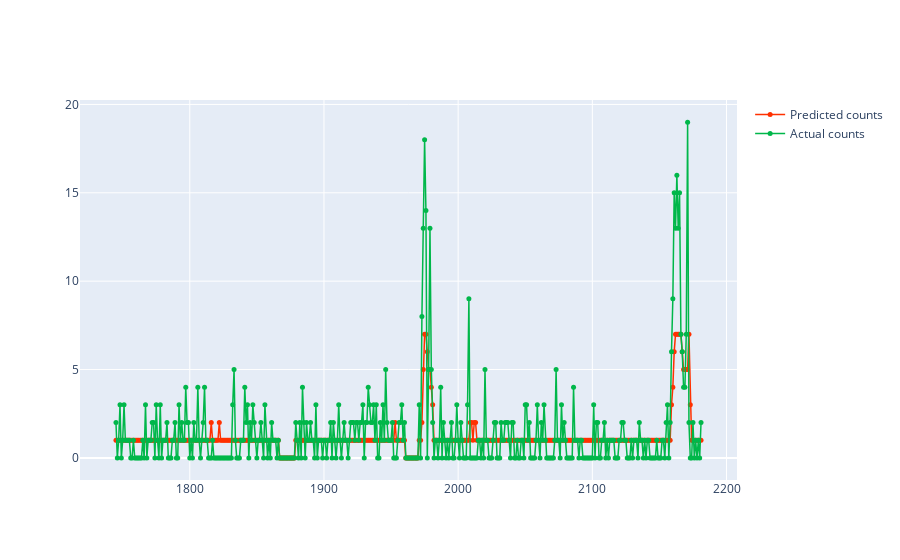

Here is the notebook cell this chart was saved with:
### Code cell
import plotly.graph_objects as go

fig = go.Figure()
fig.add_trace(go.Scatter(x = X_test.index, y = [*map(round, y_pred)],
                    mode = 'lines+markers',
                    name = 'Predicted counts',
                         marker = dict(color = '#FF3100', size = 5),
                         line = dict(color = '#FF3100', width = 1.5)
                         ))
fig.add_trace(go.Scatter(x = X_test.index, y = y_test,
                    mode = 'lines+markers',
                    name = 'Actual counts',
                         marker = dict(color = '#00B74A', size = 5),
                         line = dict(color = '#00B74A', width = 1.5)))

fig.show()

### Figure 1 — Plotly figure (JSON) as saved in the notebook; plotly's stock layout.template omitted (floating-point values rounded to 4 significant figures; data arrays with more than 128 entries replaced by an {"elided": "..."} marker saying what was removed)
{"data": [{"line": {"color": "#FF3100", "width": 1.5}, "marker": {"color": "#FF3100", "size": 5}, "mode": "lines+markers", "name": "Predicted counts", "type": "scatter", "x": {"elided": "437 int values"}, "y": {"elided": "437 int values"}}, {"line": {"color": "#00B74A", "width": 1.5}, "marker": {"color": "#00B74A", "size": 5}, "mode": "lines+markers", "name": "Actual counts", "type": "scatter", "x": {"elided": "437 int values"}, "y": {"elided": "437 int values"}}], "layout": {}}
